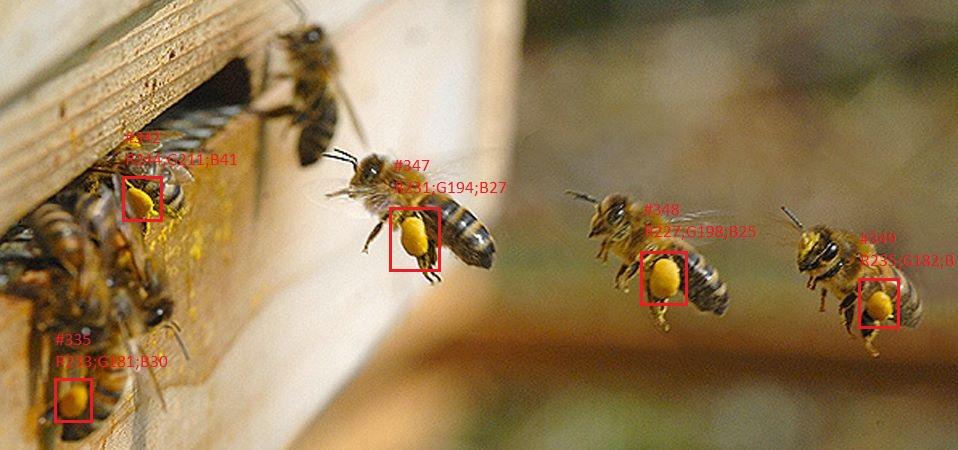
#> input picture Tutorial/BeesWithPollen.jpeg, 958 x 450 px
$ python basic_operations_on_images.py
#> lines starting #> are read from the running program, lines starting #| are printed output that depends on the picture; after the words box and inside, x2 and y2 are one past the last pixel; in counts of white or black regions, pixels touching at a corner belong together
import numpy as np
import cv2

img = cv2.imread('BeesWithPollen.jpeg')
#> img is the input picture: shape (450, 958, 3); mean B, G, R 85.8, 124.7, 149.7
img2 = cv2.imread('BeesWithPollen_copy.jpeg')
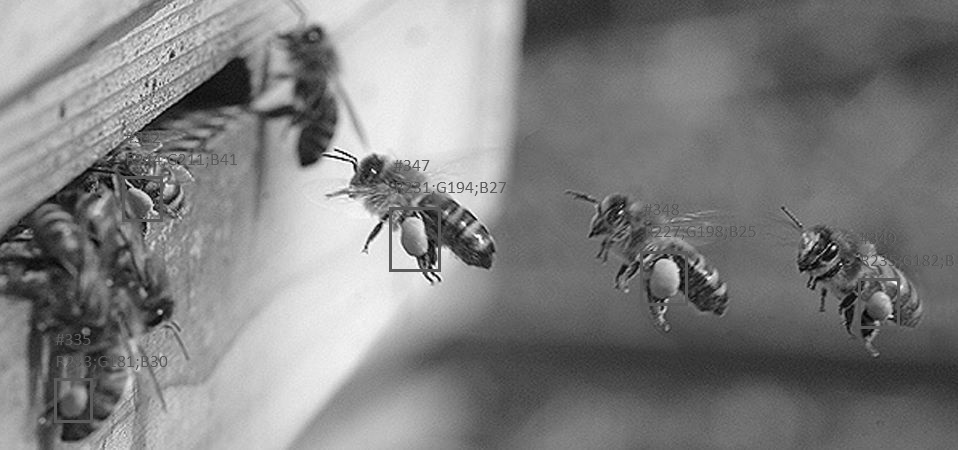
#> input picture Tutorial/BeesWithPollen_copy.jpeg, 958 x 450 px
#> img2 is the input picture: shape (450, 958, 3); min 0, max 255, mean 127.8

print(f'shape: {img.shape}')  # returns a tuple of number of rows, columns, and channels
#| shape: (450, 958, 3)
print(f'size: {img.size} pixels')  # returns total number of pixels is accessed
#| size: 1293300 pixels
print(f'datatype: {img.dtype}')  # returns image datatype is obtained
#| datatype: uint8
b, g, r = cv2.split(img)
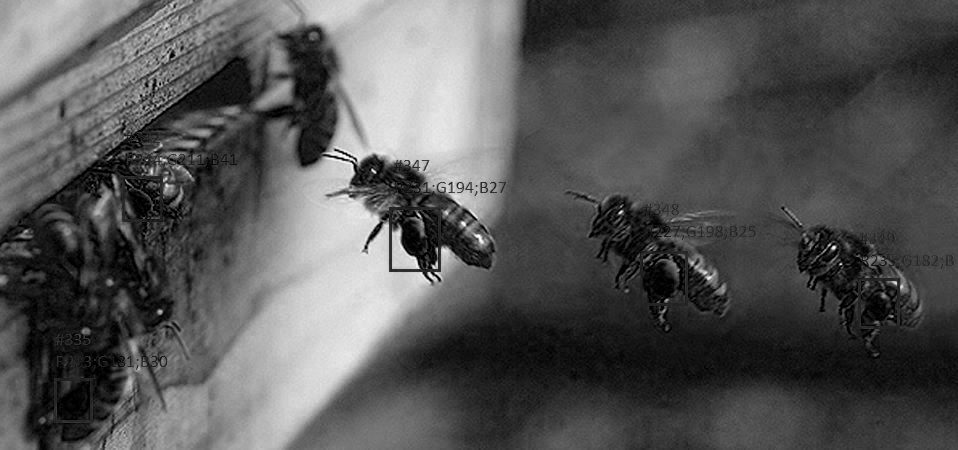
#> b: shape (450, 958); min 0, max 255, mean 85.8
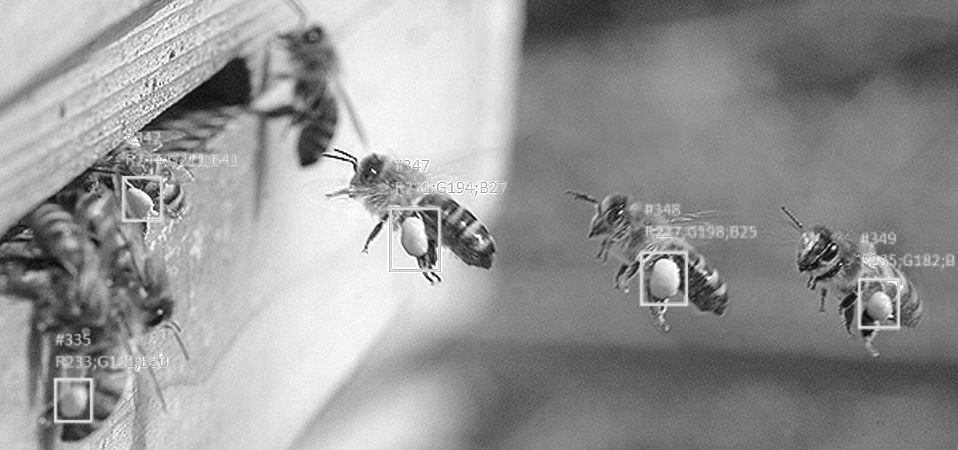
#> r: shape (450, 958); min 0, max 255, mean 149.7
img = cv2.merge((b, g, r))

pollen = img[280:340, 330:390]
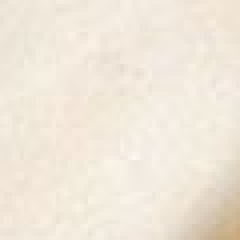
#> pollen: shape (60, 60, 3) (shown 4 times larger); mean B, G, R 218.4, 231.7, 240.8
img[273:333, 100:160] = pollen
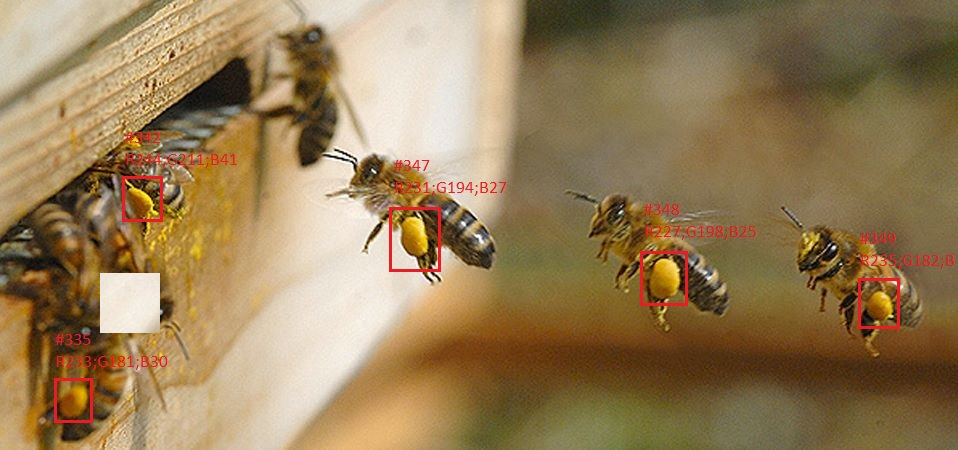
#> img: shape (450, 958, 3); 0.84% of pixels changed, all inside (x1, y1, x2, y2) = (100, 273, 160, 333)

img = cv2.resize(img, (512, 512))
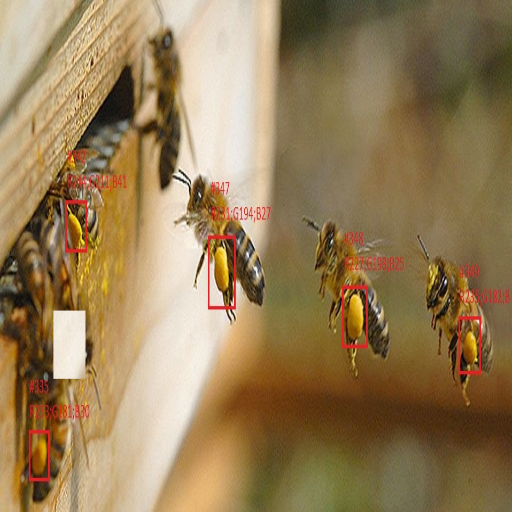
#> img: shape (512, 512, 3); mean B, G, R 87.2, 125.9, 150.7
img2 = cv2.resize(img2, (512, 512))
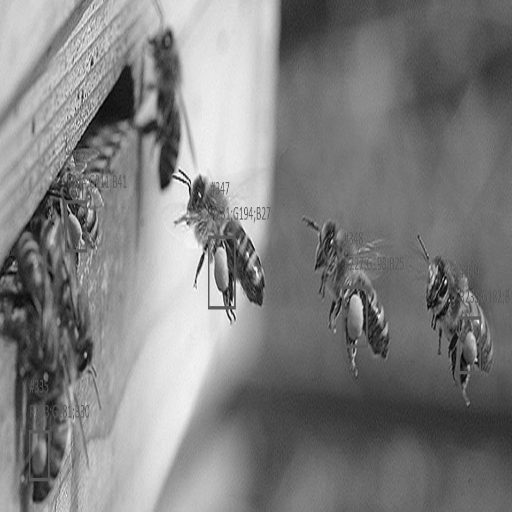
#> img2: shape (512, 512, 3); min 0, max 253, mean 127.7

# dst = cv2.add(img, img2)
dst = cv2.addWeighted(img, .2, img2, .8, 0.0)

cv2.imshow('image', dst)
cv2.waitKey(0)
cv2.destroyAllWindows()
